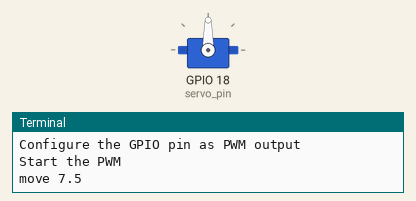
Simulated run of this program. Board: Raspberry Pi (BCM pin numbers). Shown: servo, the last lines printed to the terminal. Servo angles are drawn from the pulse width (0.5 ms = 0°, 2.5 ms = 180°).

Above: at 0.05 s.
At 3.0 s:
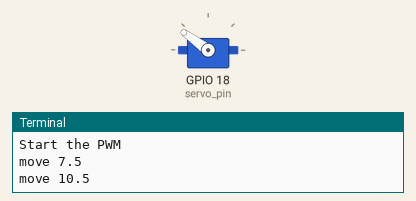
At 6.0 s:
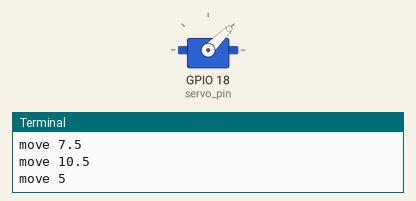
Timing chart, 0 to 7.8 s (numbered marks = the images above):
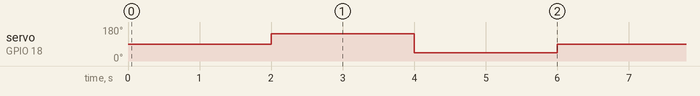

Measured:
- by itself, servo on GPIO 18 (servo_pin): repeats every 6.0 s: 45° 2.0 s, 90° 2.0 s, 144° 2.0 s

The program:

sampleServomotor.py
```python
import time

import RPi.GPIO as GPIO

# Set the GPIO mode
print('Set the GPIO mode')
GPIO.setmode(GPIO.BCM)

# Set the GPIO pin for the servo motor
servo_pin = 18

# Set the frequency for PWM
frequency = 50

# Set the duty cycle for the servo motor
duty_cycle = 7.5

# Configure the GPIO pin as PWM output
print('Configure the GPIO pin as PWM output')
GPIO.setup(servo_pin, GPIO.OUT)
pwm = GPIO.PWM(servo_pin, frequency)

# Start the PWM with the initial duty cycle
print('Start the PWM')
pwm.start(duty_cycle)

def main():
    try:


        while True:
            # pwm.ChangeDutyCycle(7.5)  # Neutral position
            # print('Slowly move loop')
            # for angle in range(0, 180, 1):
            #     duty_cycle = angle / 18 + 2.5
            #     pwm.ChangeDutyCycle(duty_cycle)
            #     time.sleep(0.3)
            # time.sleep(5)

            # for angle in range(1, 3, 1):
            #     pwm.ChangeDutyCycle(angle * 2.5)  # Neutral position
            #     time.sleep(1)

            # for angle in range(3, 1, -1):
            #     pwm.ChangeDutyCycle(angle * 2.5)  # Neutral position
            #     time.sleep(1)


            # # Change the duty cycle to rotate the servo motor
            print('move 7.5')
            pwm.ChangeDutyCycle(7.5)  # Neutral position
            time.sleep(2)
            print('move 10.5')
            pwm.ChangeDutyCycle(10.5)  # Clockwise rotation
            time.sleep(2)
            # # print('move 7.5')
            # pwm.ChangeDutyCycle(7.5)  # Neutral position
            # time.sleep(2)
            print('move 5')
            pwm.ChangeDutyCycle(5)  # Neutral position
            time.sleep(2)
            # # print('move 2.5')
            # pwm.ChangeDutyCycle(2.5)  # Counter-clockwise rotation
            # time.sleep(2)
            # # print('move 5')
            # pwm.ChangeDutyCycle(5)  # Neutral position
            # time.sleep(1)

    except KeyboardInterrupt:
        # Stop the PWM and cleanup the GPIO
        pwm.stop()
        GPIO.cleanup()

if __name__ == "__main__":
    main()
```
